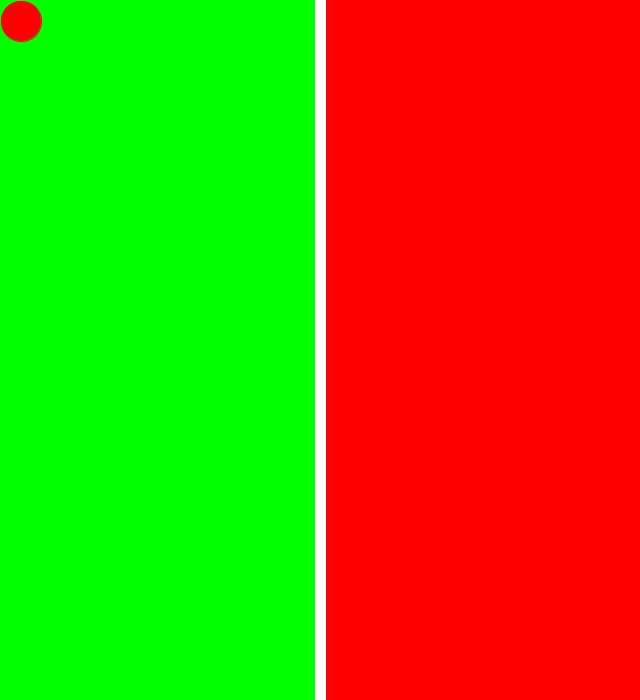
Frame 1 (no input)
Frame 60 (the mouse pressed at the canvas centre just before this capture): identical to frame 1, image omitted
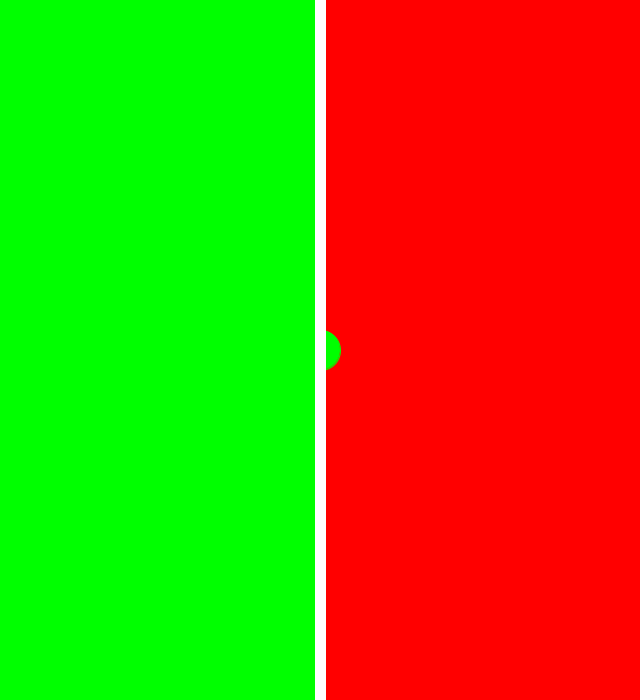
Frame 120 (the mouse held since frame 60 and released just before this capture)

The Processing sketch that drew these frames (run headless with seeded random() and noise(); from frame 60 on, the mouse is pressed at the canvas centre):

// Processing sketch: first_app
// ── first_app.pde
void setup() {
  size(640, 700);
  //background(0);
  smooth();
}

void draw() {
  float x = mouseX;
  float y = mouseY;
  background(255);
  leftRect();
  rightRect();
  if (x <=21 ) {
    x=21;
  }
  if (x>=619) {
    x=619;
  }
  if (y<=21) {
    y=21;
  }
  if (y>=689) {
    y=679;
  }
  if ( x < 320 ) {
    stroke(255, 0, 0);
    fill(255, 0, 0);
    ellipse(x, y, 40, 40);
  } else {
    stroke(0, 255, 0);
    fill(0, 255, 0);
    ellipse(x, y, 40, 40);
  }
  stroke(255);
  fill(255);
  rect(315, 0, 10, 960);
}

void leftRect() {
  stroke(0, 255, 0);
  fill(0, 255, 0);
  rect(0, 0, 315, 700);
}

void rightRect() {
  stroke(255, 0, 0);
  fill(255, 0, 0);
  rect(325, 0, 400, 700);
}
